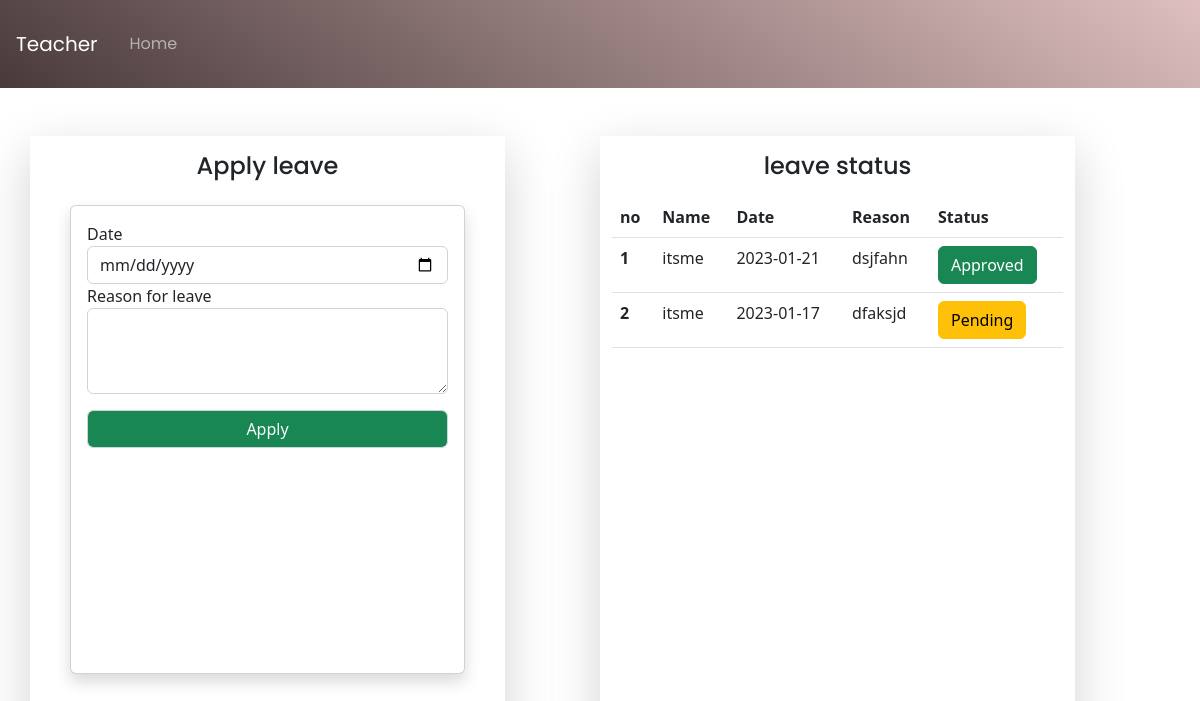
Page /teacherleave (signed in) on the earlier database version.
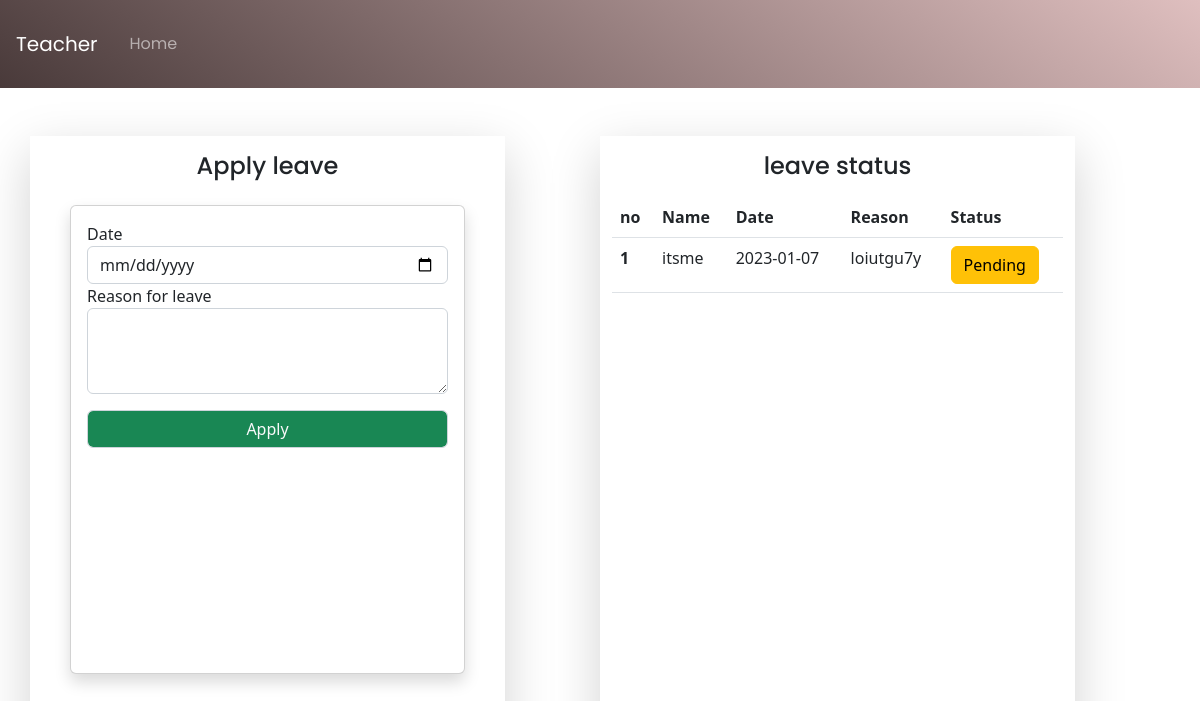
Same page on the later database version.
### mycollege/models.py (models this page shows)
class Approval(models.Model):
    user=models.ForeignKey(User,on_delete=models.CASCADE)
    name=models.CharField(max_length=100)
    date=models.CharField(max_length=100)
    department=models.CharField(max_length=200)
    reason=models.CharField(max_length=500)
    status=models.CharField(max_length=50)
    role=models.CharField(max_length=200)
    def __str__(self):
        return self.name

### mycollege/views.py (the view)
# urls.py: path('teacherleave',views.teacher_leave_page,name='teacherleave'),
def teacher_leave_page(request):
    if request.user:
        user=request.user
        teacher_data=Approval.objects.filter(user=user)
        print(teacher_data)
        return render(request,'teacherleave.html',{'data':teacher_data})

### mycollege/templates/teacherleave.html (shortened to what this page needs)
<!DOCTYPE html>
{% load static %}
<html lang="en">
<head>
    <link href="https://cdn.jsdelivr.net/npm/bootstrap@5.2.3/dist/css/bootstrap.min.css" rel="stylesheet"
>
    <link rel="stylesheet" href="https://cdnjs.cloudflare.com/ajax/libs/font-awesome/4.7.0/css/font-awesome.min.css">
    <link rel="stylesheet" href="{% static '/style.css' %}">
</head>
<body>
    <div class="teacher-main font-family">
        <nav class="navbar navbar-expand-lg navbar-dark p-3">
            <a class="navbar-brand" href="#">Teacher</a>
            <div class="collapse navbar-collapse" id="navbarNav">
                <ul class="navbar-nav p-2">
                    <li class="nav-item active">
                        <a class="nav-link" href="{% url 'index' %}">Home <span class="sr-only">(current)</span></a>
                    </li>
                </ul>
            </div>
        </nav>
    </div>
    <div class="container">
        <div class="row">
            <div class="col-lg-5 h mt-5 shadow-lg">
                <h4 class="text-center font-family m-3">Apply leave</h4>
                <div class="row m-3 pb-5 h-75">
                    <div class="col-lg-12 mt-2">
                        <div class="card shadow" style="width: 100%; min-height: 100%;">
                            <div class="card-body">
                                <form method="post" action="{% url 'applyleave' %}">
                                    <div class="form-group">
                                        <label for="">Date</label>
                                        <input type="date" class="form-control" name="date" placeholder="date">
                                    </div>
                                    <div class="form-group">
                                      <label for="exampleFormControlTextarea1">Reason for leave</label>
                                      <textarea class="form-control" name="reason" id="exampleFormControlTextarea1" rows="3"></textarea>
                                    </div>
                                    <div class="form-group">
                                        <input type="submit" class="form-control bg-success text-light mt-3" value="Apply">
                                    </div>
                                  </form>
                            </div>
                        </div>
                    </div>
                </div>
            </div>
            <div class="col-lg-1 h"></div>
            <div class="col-lg-5 h mt-5 shadow-lg">
                <h4 class="text-center font-family m-3">leave status</h4>
                <table class="table">
                    <thead class="" >
                        <tr>
                            <th scope="col">no</th>
                            <th scope="col ">Name</th>
                            <th scope="col">Date</th>
                            <th scope="col">Reason</th>
                            <th scope="col">Status</th>
                        </tr>
                    </thead>
                    {% for i in data %}
                    <tbody>
                        <tr>
                            <th scope="row">{{forloop.counter}}</th>
                            <td>{{i.name}}</td>
                            <td>{{i.date}}</td>
                            <td>{{i.reason}}</td>
                            {% if i.status == '0' %}
                            <td><a href="" class="btn btn-warning">Pending</a></td>
                            {% endif %}
                            {% if i.status == '1' %}
                            <td><a href="" class="btn btn-success">Approved</a></td>
                            {% endif %}
                        </tr>
                    </tbody>
                    {% endfor %}
                </table>
            </div>
        </div>
    </div>
</body>
</html>

### mycollege/static/style.css (style rules this page uses)
* { margin: 0; padding: 0; box-sizing: border-box; }
.font-family { font-family: 'poppins', sans-serif; }
.teacher-main { width: 100%; height: 100%; background-image: linear-gradient(215deg, rgb(223, 191, 191), rgb(73, 58, 58)); }
.h { height: 700px; }

Differences in the rows shown:
removed Approval: name "itsme", date "2023-01-21", reason "dsjfahn", status "Approved"
removed Approval: name "itsme", date "2023-01-17", reason "dfaksjd", status "Pending"
added Approval: name "itsme", date "2023-01-07", reason "loiutgu7y", status "Pending"
